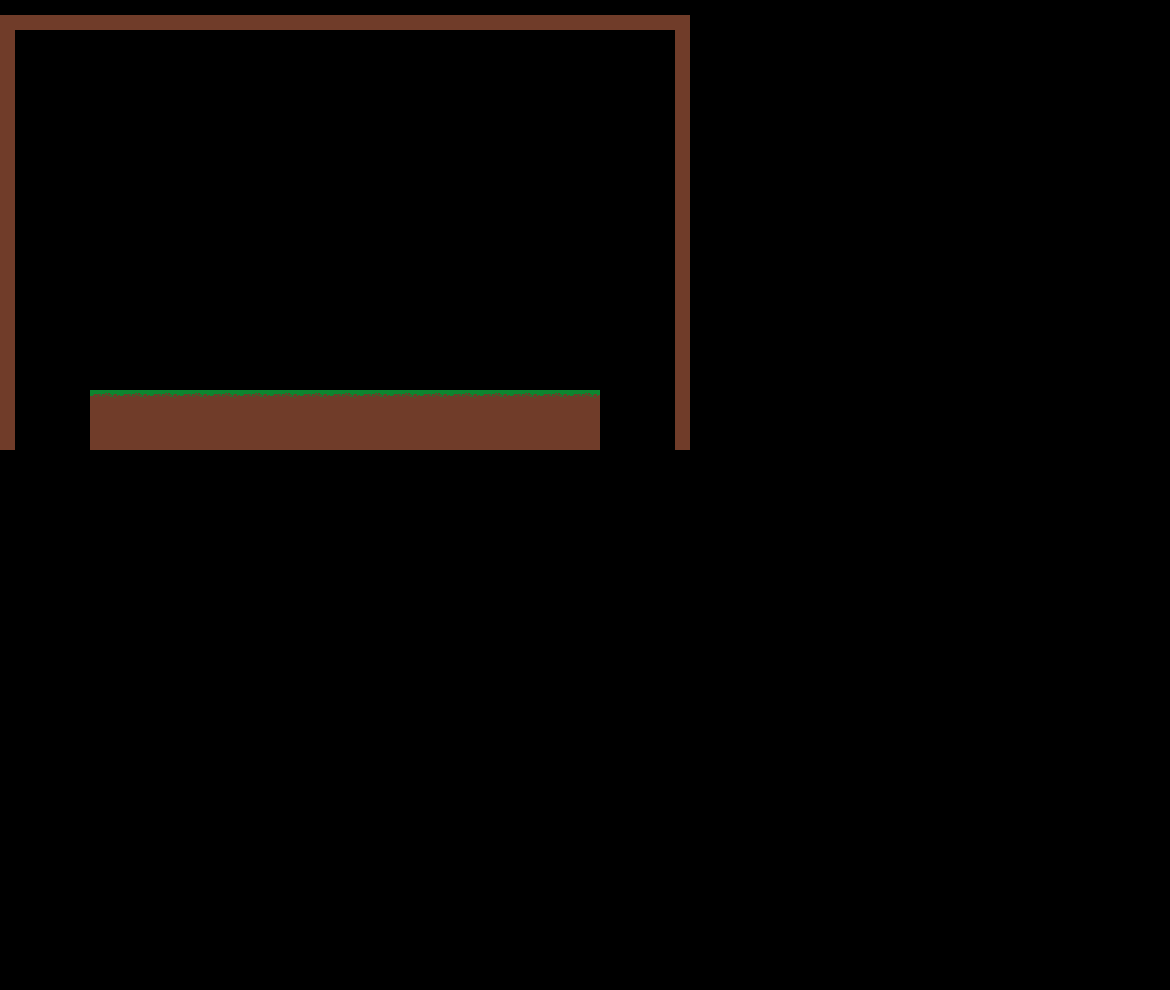

A level layout from a 2D game, rendered from its tile map. Below: a short description, then the map file with its tile-grid data intact:
An orthogonal 39x33 tile map with 30x30 px tiles, 1 tile layer (Tile Layer 1).

<map version="1.10" tiledversion="1.10.1" orientation="orthogonal" renderorder="right-down" width="39" height="33" tilewidth="30" tileheight="30" infinite="0" nextlayerid="2" nextobjectid="1">
 <tileset firstgid="1" source="tileset.tsx" />
 <layer id="1" name="Tile Layer 1" width="39" height="33">
  <data encoding="csv">
64,64,64,64,64,64,64,64,64,64,64,64,64,64,64,64,64,64,64,64,64,64,64,0,0,0,0,0,0,0,0,0,0,0,0,0,0,0,0,
57,0,0,0,0,0,0,0,0,0,0,0,0,0,0,0,0,0,0,0,0,0,56,0,0,0,0,0,0,0,0,0,0,0,0,0,0,0,0,
57,0,0,0,0,0,0,0,0,0,0,0,0,0,0,0,0,0,0,0,0,0,56,0,0,0,0,0,0,0,0,0,0,0,0,0,0,0,0,
57,0,0,0,0,0,0,0,0,0,0,0,0,0,0,0,0,0,0,0,0,0,56,0,0,0,0,0,0,0,0,0,0,0,0,0,0,0,0,
57,0,0,0,0,0,0,0,0,0,0,0,0,0,0,0,0,0,0,0,0,0,56,0,0,0,0,0,0,0,0,0,0,0,0,0,0,0,0,
57,0,0,0,0,0,0,0,0,0,0,0,0,0,0,0,0,0,0,0,0,0,56,0,0,0,0,0,0,0,0,0,0,0,0,0,0,0,0,
57,0,0,0,0,0,0,0,0,0,0,0,0,0,0,0,0,0,0,0,0,0,56,0,0,0,0,0,0,0,0,0,0,0,0,0,0,0,0,
57,0,0,0,0,0,0,0,0,0,0,0,0,0,0,0,0,0,0,0,0,0,56,0,0,0,0,0,0,0,0,0,0,0,0,0,0,0,0,
57,0,0,0,0,0,0,0,0,0,0,0,0,0,0,0,0,0,0,0,0,0,56,0,0,0,0,0,0,0,0,0,0,0,0,0,0,0,0,
57,0,0,0,0,0,0,0,0,0,0,0,0,0,0,0,0,0,0,0,0,0,56,0,0,0,0,0,0,0,0,0,0,0,0,0,0,0,0,
57,0,0,0,0,0,0,0,0,0,0,0,0,0,0,0,0,0,0,0,0,0,56,0,0,0,0,0,0,0,0,0,0,0,0,0,0,0,0,
57,0,0,0,0,0,0,0,0,0,0,0,0,0,0,0,0,0,0,0,0,0,56,0,0,0,0,0,0,0,0,0,0,0,0,0,0,0,0,
57,0,0,0,0,0,0,0,0,0,0,0,0,0,0,0,0,0,0,0,0,0,56,0,0,0,0,0,0,0,0,0,0,0,0,0,0,0,0,
57,0,0,51,51,51,51,51,51,51,51,51,51,51,51,51,51,51,51,51,0,0,56,0,0,0,0,0,0,0,0,0,0,0,0,0,0,0,0,
57,0,0,36,36,36,36,36,36,36,36,36,36,36,36,36,36,36,36,36,0,0,56,0,0,0,0,0,0,0,0,0,0,0,0,0,0,0,0,
0,0,0,0,0,0,0,0,0,0,0,0,0,0,0,0,0,0,0,0,0,0,0,0,0,0,0,0,0,0,0,0,0,0,0,0,0,0,0,
0,0,0,0,0,0,0,0,0,0,0,0,0,0,0,0,0,0,0,0,0,0,0,0,0,0,0,0,0,0,0,0,0,0,0,0,0,0,0,
0,0,0,0,0,0,0,0,0,0,0,0,0,0,0,0,0,0,0,0,0,0,0,0,0,0,0,0,0,0,0,0,0,0,0,0,0,0,0,
0,0,0,0,0,0,0,0,0,0,0,0,0,0,0,0,0,0,0,0,0,0,0,0,0,0,0,0,0,0,0,0,0,0,0,0,0,0,0,
0,0,0,0,0,0,0,0,0,0,0,0,0,0,0,0,0,0,0,0,0,0,0,0,0,0,0,0,0,0,0,0,0,0,0,0,0,0,0,
0,0,0,0,0,0,0,0,0,0,0,0,0,0,0,0,0,0,0,0,0,0,0,0,0,0,0,0,0,0,0,0,0,0,0,0,0,0,0,
0,0,0,0,0,0,0,0,0,0,0,0,0,0,0,0,0,0,0,0,0,0,0,0,0,0,0,0,0,0,0,0,0,0,0,0,0,0,0,
0,0,0,0,0,0,0,0,0,0,0,0,0,0,0,0,0,0,0,0,0,0,0,0,0,0,0,0,0,0,0,0,0,0,0,0,0,0,0,
0,0,0,0,0,0,0,0,0,0,0,0,0,0,0,0,0,0,0,0,0,0,0,0,0,0,0,0,0,0,0,0,0,0,0,0,0,0,0,
0,0,0,0,0,0,0,0,0,0,0,0,0,0,0,0,0,0,0,0,0,0,0,0,0,0,0,0,0,0,0,0,0,0,0,0,0,0,0,
0,0,0,0,0,0,0,0,0,0,0,0,0,0,0,0,0,0,0,0,0,0,0,0,0,0,0,0,0,0,0,0,0,0,0,0,0,0,0,
0,0,0,0,0,0,0,0,0,0,0,0,0,0,0,0,0,0,0,0,0,0,0,0,0,0,0,0,0,0,0,0,0,0,0,0,0,0,0,
0,0,0,0,0,0,0,0,0,0,0,0,0,0,0,0,0,0,0,0,0,0,0,0,0,0,0,0,0,0,0,0,0,0,0,0,0,0,0,
0,0,0,0,0,0,0,0,0,0,0,0,0,0,0,0,0,0,0,0,0,0,0,0,0,0,0,0,0,0,0,0,0,0,0,0,0,0,0,
0,0,0,0,0,0,0,0,0,0,0,0,0,0,0,0,0,0,0,0,0,0,0,0,0,0,0,0,0,0,0,0,0,0,0,0,0,0,0,
0,0,0,0,0,0,0,0,0,0,0,0,0,0,0,0,0,0,0,0,0,0,0,0,0,0,0,0,0,0,0,0,0,0,0,0,0,0,0,
0,0,0,0,0,0,0,0,0,0,0,0,0,0,0,0,0,0,0,0,0,0,0,0,0,0,0,0,0,0,0,0,0,0,0,0,0,0,0,
0,0,0,0,0,0,0,0,0,0,0,0,0,0,0,0,0,0,0,0,0,0,0,0,0,0,0,0,0,0,0,0,0,0,0,0,0,0,0
</data>
 </layer>
</map>
